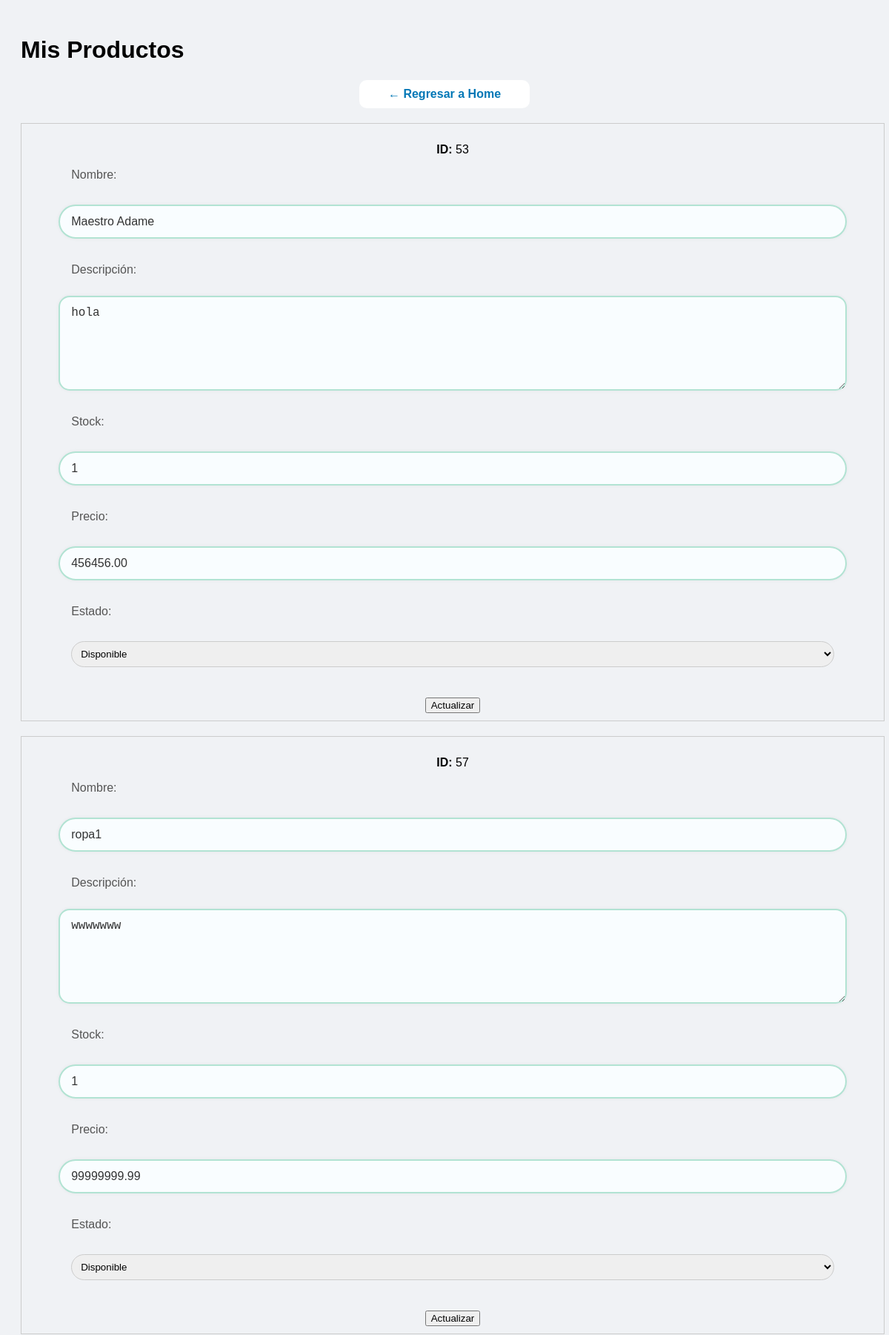
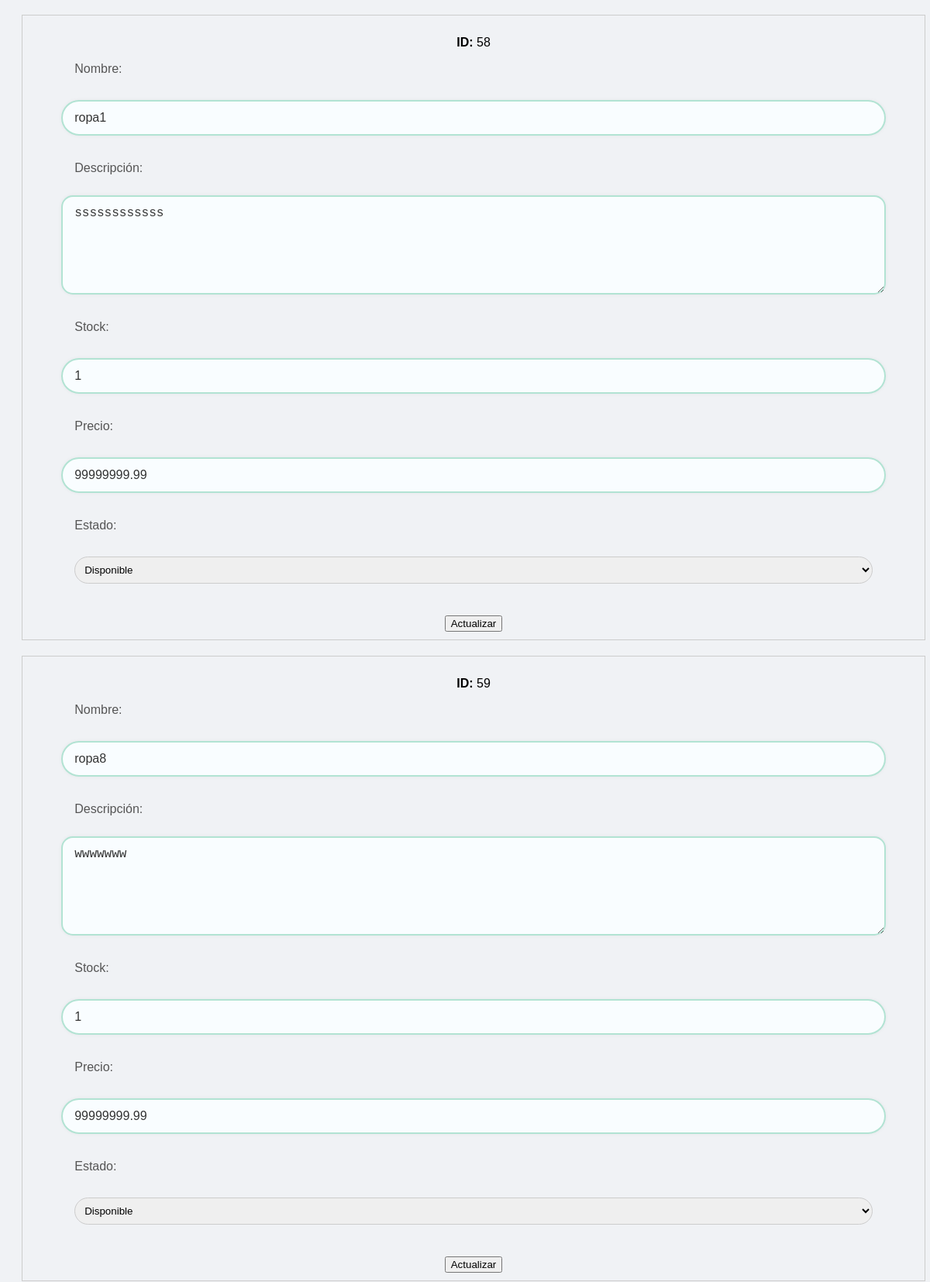
Screenshot of /mis_productos.php (signed in, upper part) with the database file from the repository (2 pictures, top to bottom).
### tables this page shows
CREATE TABLE `productos` (
  `IDproducto` int(11) NOT NULL,
  `Nombre` varchar(100) NOT NULL,
  `Descripcion` text DEFAULT NULL,
  `Stock` int(10) UNSIGNED DEFAULT 0,
  `IDusuario` int(11) DEFAULT NULL,
  `IDcategoria` int(11) DEFAULT NULL,
  `Precio` decimal(10,2) NOT NULL,
  `imagen` varchar(255) NOT NULL,
  `estado_aprobacion` enum('pendiente','aprobado','rechazado') NOT NULL DEFAULT 'pendiente',
  `Estado` enum('disponible','agotado') NOT NULL DEFAULT 'disponible',
  `fecha_creacion` timestamp NOT NULL DEFAULT current_timestamp()
);

### mis_productos.php (the view, shortened to what this page needs)
<?php
include 'conexionCapa.php';
$usuario_id = $_SESSION['usuario_id'];
$stmt = $conn->prepare("SELECT * FROM productos WHERE IDusuario = ?");
$stmt->bind_param("i", $usuario_id);
$stmt->execute();
$resultado = $stmt->get_result();
?>
<!DOCTYPE html>
<html lang="es">
<head>
    <link rel="stylesheet" href="styles.css">
</head>
<body>
    <h1>Mis Productos</h1>
<a href="home_vendedor.php" class="back-home">← Regresar a Home</a>
    <?php while ($producto = $resultado->fetch_assoc()): ?>
        <form method="POST" style="border:1px solid #ccc; padding:10px; margin-bottom:20px;">
            <p><strong>ID:</strong> <?= $producto['IDproducto'] ?></p>
            <label>Nombre:</label><br>
            <input type="text" name="Nombre" value="<?= htmlspecialchars($producto['Nombre']) ?>" required><br>
            <label>Descripción:</label><br>
            <textarea name="Descripcion" required><?= htmlspecialchars($producto['Descripcion']) ?></textarea><br>
            <label>Stock:</label><br>
            <input type="number" name="Stock" value="<?= $producto['Stock'] ?>" min="0"><br>
            <label>Precio:</label><br>
            <input type="number" step="0.01" name="Precio" value="<?= $producto['Precio'] ?>" required><br>
            <label>Estado:</label><br>
            <select name="Estado">
                <option value="disponible" <?= $producto['Estado'] == 'disponible' ? 'selected' : '' ?>>Disponible</option>
            </select><br><br>
            <button type="submit" name="actualizar">Actualizar</button>
        </form>
    <?php endwhile; ?>
</body>
</html>

### styles.css (style rules this page uses)
input, select { width: 90%; padding: 8px; margin: 5px 0; border: 1px solid #ccc; border-radius: 25px; }
.formulario, form { display: flex; flex-direction: column; align-items: center; width: 100%; margin: 0 auto; }
input[type="text"], input[type="number"], input[type="email"], textarea { width: 90%; padding: 12px 15px; margin-bottom: 15px; border: 2px solid #B2E3D3; border-radius: 25px; font-size: 16px; transition: all 0.3s ease; outline: none; background-color: #f9fdff; color: #333; box-shadow: 0 0 5px rgba(0,0,0,0.05); }
textarea { resize: vertical; min-height: 100px; border-radius: 15px; }
label { display: block; text-align: left; width: 90%; margin-bottom: 8px; color: #555; font-weight: 500; }

### mis_productos.php (style rules this page uses)
body { font-family: Arial, sans-serif; background-color: #f0f2f5; padding: 20px; }
.back-home { display: block; margin: 20px auto; width: 200px; text-align: center; background: white; color: #0077b6; padding: 10px 15px; border-radius: 10px; font-weight: bold; text-decoration: none; }

### rows the page displays
productos: IDproducto "53", Nombre "Maestro Adame", Descripcion "hola", Stock "1", Precio "456456.00", Estado "Disponible"
productos: IDproducto "57", Nombre "ropa1", Descripcion "wwwwwww", Stock "1", Precio "99999999.99", Estado "Disponible"
productos: IDproducto "58", Nombre "ropa1", Descripcion "ssssssssssss", Stock "1", Precio "99999999.99", Estado "Disponible"
productos: IDproducto "59", Nombre "ropa8", Descripcion "wwwwwww", Stock "1", Precio "99999999.99", Estado "Disponible"
